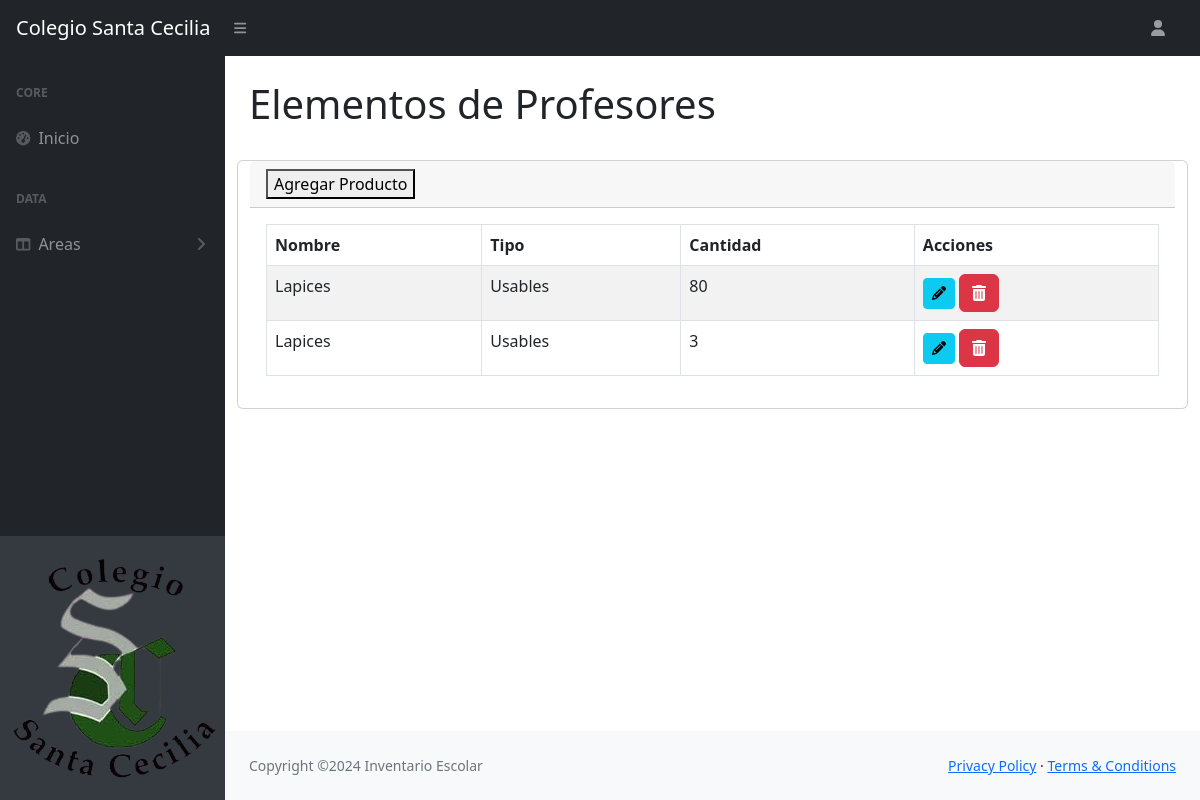
The app's page /profesores/, older data.
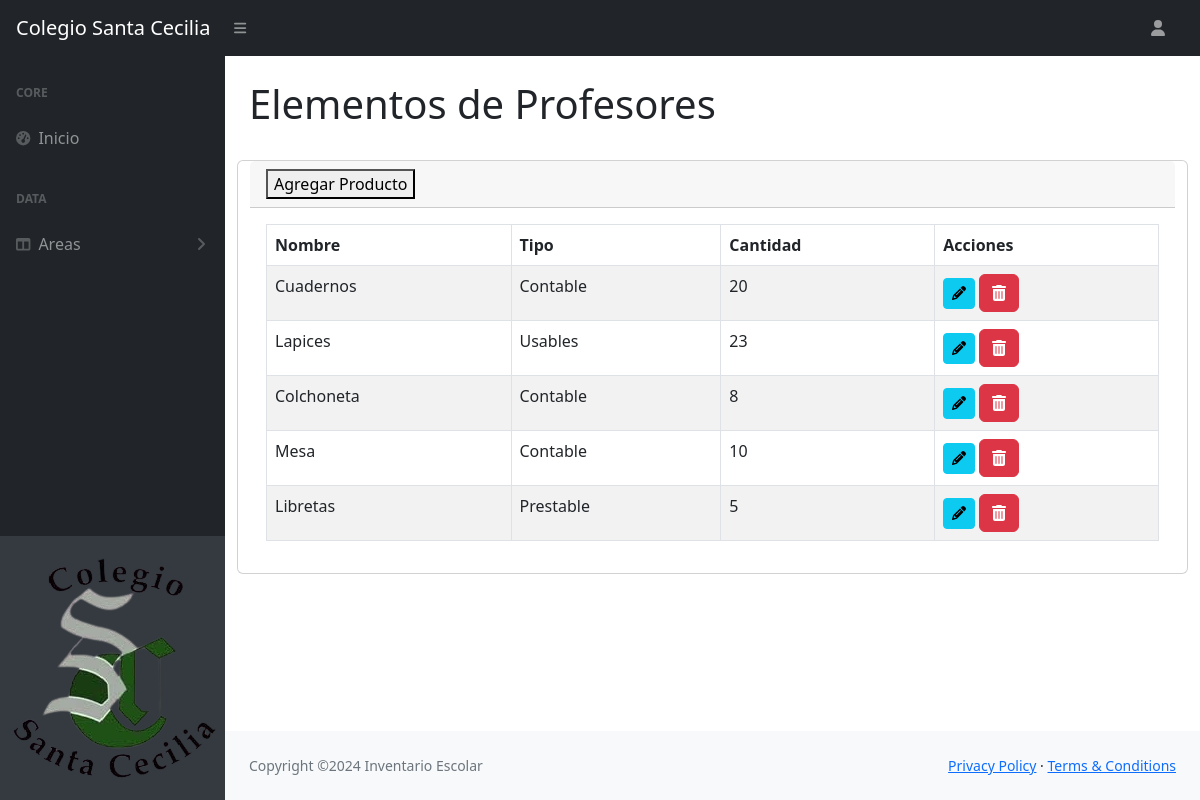
The same page, newer data.
### Core/models.py (models this page shows, shortened)
class Profesores(models.Model):
    id_objeto = models.AutoField(primary_key=True)
    nombre_objeto = models.CharField(max_length=255)
    cantidad_objeto = models.IntegerField()
    tipo_producto = models.CharField(max_length=255)

### Core/views.py (the view)
# urls.py: path('profesores/', profesores, name='profesores'),
def profesores(request):
    productos = Profesores.objects.all()
    data = {'productos': productos}
    return render(request, 'Core/profesores.html', data)

### Core/templates/Core/profesores.html (shortened to what this page needs)
{% extends 'Core/index.html' %}
{% load static %}
{% block contenido %}
<div class="container-fluid px-4">
    <h1 class="mt-4">Elementos de Profesores</h1>
    <div class="row">
        <div class="card mb-4">
            <div class="card-header">
                <a href="{% url 'agregarP' %}" class="floating-btn">
                    <button class="custom-btn">Agregar Producto</button>
                </a>
            </div>
            <div class="card-body">
                <table id="profesoresTables" class="table table-striped table-bordered">
                    <thead>
                        <tr>
                            <th>Nombre</th>
                            <th>Tipo</th>
                            <th>Cantidad</th>
                            <th>Acciones</th>
                        </tr>
                    </thead>
                    <tbody>
                        {% for producto in productos %}
                        <tr>
                            <td>{{ producto.nombre_objeto }}</td>
                            <td>{{ producto.tipo_producto }}</td>
                            <td class="cantidad">{{ producto.cantidad_objeto }}</td>
                            <td><a href="{% url 'modificarP' id=producto.id_objeto %}" class="btn btn-info btn-sm" aria-label="Modificar producto {{ producto.nombre_producto }}"><i class="fas fa-pencil-alt"></i></a>
                            <a href="{% url 'eliminarP' id=producto.id_objeto %}" class="btn btn-danger" aria-label="Eliminar producto {{ producto.nombre_producto }}"><i class="fas fa-trash-alt"></i></a></td>
                        </tr>
                        {% empty %}
                        <tr>
                            <td colspan="4">No hay productos disponibles.</td>
                        </tr>
                        {% endfor %}
                    </tbody>
                </table>
            </div>
        </div>
    </div>
</div>
{% endblock %}

Row changes from the older to the newer data that the page shows:
removed Profesores: nombre_objeto "Lapices", tipo_producto "Usables", cantidad_objeto "80"
removed Profesores: nombre_objeto "Lapices", tipo_producto "Usables", cantidad_objeto "3"
added Profesores: nombre_objeto "Cuadernos", tipo_producto "Contable", cantidad_objeto "20"
added Profesores: nombre_objeto "Lapices", tipo_producto "Usables", cantidad_objeto "23"
added Profesores: nombre_objeto "Colchoneta", tipo_producto "Contable", cantidad_objeto "8"
added Profesores: nombre_objeto "Mesa", tipo_producto "Contable", cantidad_objeto "10"
added Profesores: nombre_objeto "Libretas", tipo_producto "Prestable", cantidad_objeto "5"
